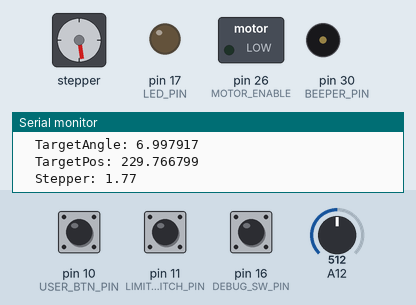
Simulated run of this sketch. Board: Arduino Mega 2560, built with avr-gcc and run on an emulated ATmega2560. Shown: stepper motor, switched loads named in the sketch (green lamp = pin HIGH), output pins drawn as LEDs (lit = HIGH), buzzer (waves = sounding, pin HIGH), the last lines printed to the serial monitor. The test bench sets the inputs (shaded band); at power-on: pin 10 (USER_BTN_PIN) HIGH, pin 16 (DEBUG_SW_PIN) HIGH, pin 11 (LIMIT_SWITCH_PIN) HIGH, A12 = 512. Stepper angles assume 200 steps per turn.

Above: at 1.75 s.
1.8 s: pin 10 (USER_BTN_PIN) pulled LOW for 0.15 s
At 2.2 s:
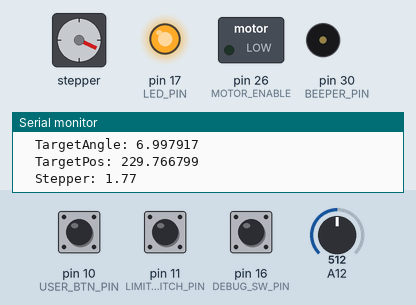
5.3 s: pin 16 (DEBUG_SW_PIN) pulled LOW for 1 s
10.4 s: pin 10 (USER_BTN_PIN) pulled LOW for 1 s
At 10.8 s:
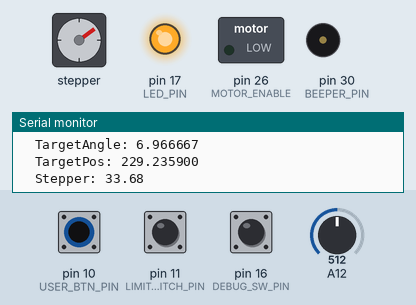
15.5 s: pin 10 (USER_BTN_PIN) pulled LOW for 0.15 s
At 15.9 s:
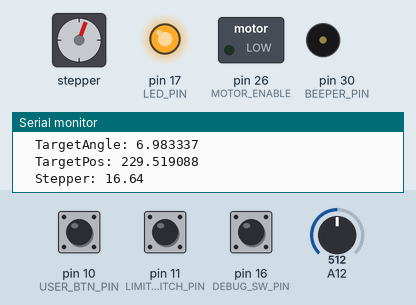
19.0 s: pin 10 (USER_BTN_PIN) pulled LOW for 3.2 s
At 19.4 s:
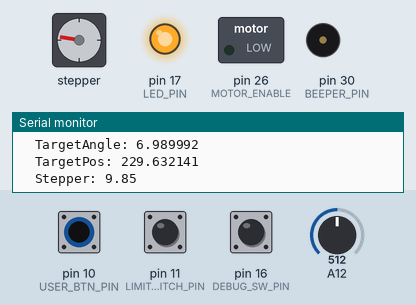
23.7 s: pin 10 (USER_BTN_PIN) pulled LOW for 0.15 s
At 24.1 s:
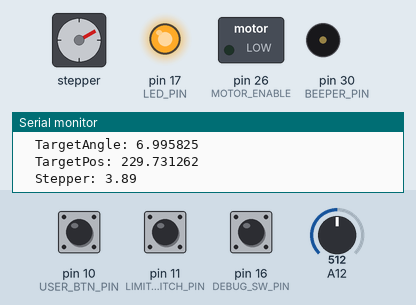
Timing chart, 0 to 28.2 s (numbered marks = the images above; inputs shaded):
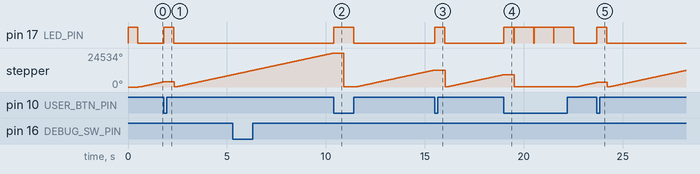

Measured:
- after the input at 1.8 s, pin 17 (LED_PIN): LOW → HIGH at once, → LOW 0.50 s later
- after the input at 10.4 s, pin 17 (LED_PIN): LOW → HIGH at once, → LOW 1.0 s later
- after the input at 15.5 s, pin 17 (LED_PIN): LOW → HIGH at once, → LOW 0.50 s later
- after the input at 19.0 s, pin 17 (LED_PIN): LOW → HIGH at once, then repeats every 1.0 s: LOW 0.01 s, HIGH 1.0 s
- after the input at 23.7 s, pin 17 (LED_PIN): LOW → HIGH at once, → LOW 0.50 s later

The sketch:

Melzi.ino
```cpp
#include <FlexyStepper.h>
#include <ezBuzzer.h>
#include <math.h>


//DIGITAL INPUTS
const int LIMIT_SWITCH_PIN = 11;
const int USER_BTN_PIN = 10;
const int DEBUG_SW_PIN = 16;


//ANALOG INPUTS
const int VOLTAGE_DIVIDER_PIN = 28;


//OUTPUTS
const int LED_PIN = 17;
const int BEEPER_PIN = 30;


//STEPPER PINS
const int MOTOR_STEP_PIN = 3;
const int MOTOR_DIRECTION_PIN = 2;
const int MOTOR_ENABLE = 26;


//Loop Vars
int limitSwtichState = 0;
int buttonState = 0;

int buzzer = 0;


float voltage = 0;
const float voltageDividerRatio = 0.146355;


float trackingTargetAngle = 0;
float trackingTargetPos = 0;


int frames = 0;;

unsigned long int time; //used to store output of millis()

unsigned long int trackingTimeStart;
unsigned long int trackingTime;

unsigned long int serialTimerStart;
unsigned long int serialTimer;


//Library Setup
FlexyStepper stepper;


//Angle in Degrees
float angleToPos(float angle){

  float a1 = angle;
  float a2 = a1 * a1;
  float a3 = a2 * a1;
  float a4 = a3 * a1;


  return (0.0007 * a4) - (0.006 * a3) + (0.0165 * a2) + (16.683 * a1) + 112.59;

}


void home(){

  digitalWrite(LED_PIN,HIGH);

  const float homingSpeedInMMPerSec = 24;
  const float maxHomingDistanceInMM = 290;   // since my lead-screw is 38cm long, should never move more than that
  const int directionTowardHome = -1;

  bool success = stepper.moveToHomeInMillimeters(directionTowardHome, homingSpeedInMMPerSec, maxHomingDistanceInMM, LIMIT_SWITCH_PIN);
  if (!success) {


    //RESTART REQUIRED
    while(true) {
      digitalWrite(LED_PIN, HIGH);
      delay(50);
      digitalWrite(LED_PIN, LOW);
      delay(50);
    }

  }

  stepper.setCurrentPositionInMillimeters(0);
  stepper.moveToPositionInMillimeters(0);
  delay(500);

  trackingTimeStart = millis();
  digitalWrite(LED_PIN,LOW);


}


void setup() {

  //Time Stuff
  serialTimerStart = millis();


  Serial.begin(112050);


  //Turn on LED
  pinMode(LED_PIN,OUTPUT);

  //SetupBeeper
  pinMode(BEEPER_PIN,OUTPUT);


  //setup Inputs
  pinMode(LIMIT_SWITCH_PIN, INPUT_PULLUP); //Only Pullup is available
  pinMode(USER_BTN_PIN, INPUT_PULLUP);
  pinMode(DEBUG_SW_PIN, INPUT_PULLUP);


  //STEPPER SETUP
  stepper.connectToPins(MOTOR_STEP_PIN, MOTOR_DIRECTION_PIN);
  pinMode(MOTOR_ENABLE,OUTPUT);
  digitalWrite(MOTOR_ENABLE,LOW);
  stepper.setSpeedInStepsPerSecond(600*16); //MAX SPEED 600
  stepper.setAccelerationInStepsPerSecondPerSecond(1000*16);

  stepper.setStepsPerMillimeter(400);  //TODO: Measure steps/mm


  //Home on power Start
  home();
}


void loop() {

  stepper.processMovement();


  if (!digitalRead(USER_BTN_PIN)){
    home();
  }

  //Tracking
  trackingTime = millis() - trackingTimeStart;
  trackingTargetAngle = 7 - (360.0 * (1.0/24.0) * (1.0/3600.0) * trackingTime/1000);
  trackingTargetPos = angleToPos(trackingTargetAngle);
  stepper.setTargetPositionInMillimeters(trackingTargetPos - (fmod(trackingTargetPos,0.004)) );
  //stepper.setTargetPositionInMillimeters(trackingTargetPos);


  //Check if finished
  if (trackingTargetAngle <= -7){

    //Movement Finished. Wait for user to reset.
    while(digitalRead(USER_BTN_PIN)) {
      digitalWrite(LED_PIN, HIGH);
      delay(300);
      digitalWrite(LED_PIN, LOW);
      delay(300);
    }
    home();
    trackingTargetAngle = -7;
    trackingTimeStart = millis();
  }


  //Debug Stuff
  if(digitalRead(DEBUG_SW_PIN)){

    frames++;
    serialTimer = millis() - serialTimerStart;

    //Report button states every so often
    if (serialTimer >= 1000){

      //tone(BEEPER_PIN, 5000,500);

      serialTimerStart = millis();

      limitSwtichState = digitalRead(LIMIT_SWITCH_PIN);
      buttonState = digitalRead(USER_BTN_PIN);

      voltage = (analogRead(VOLTAGE_DIVIDER_PIN)/ 1024.0) * 5 / voltageDividerRatio;

      Serial.println("-----------------");
      Serial.print("  Frames: "); Serial.println(frames);
      Serial.print("  LimitSwtich: "); Serial.println(limitSwtichState);
      Serial.print("  Button: "); Serial.println(buttonState);
      Serial.print("  Voltage: "); Serial.println(voltage);
      Serial.print("  TargetAngle: "); Serial.println(trackingTargetAngle,6);
      Serial.print("  TargetPos: "); Serial.println(trackingTargetPos,6);
      Serial.print("  Stepper: "); Serial.println(stepper.getCurrentPositionInMillimeters());

      frames = 0;
  }


  }


}
```
